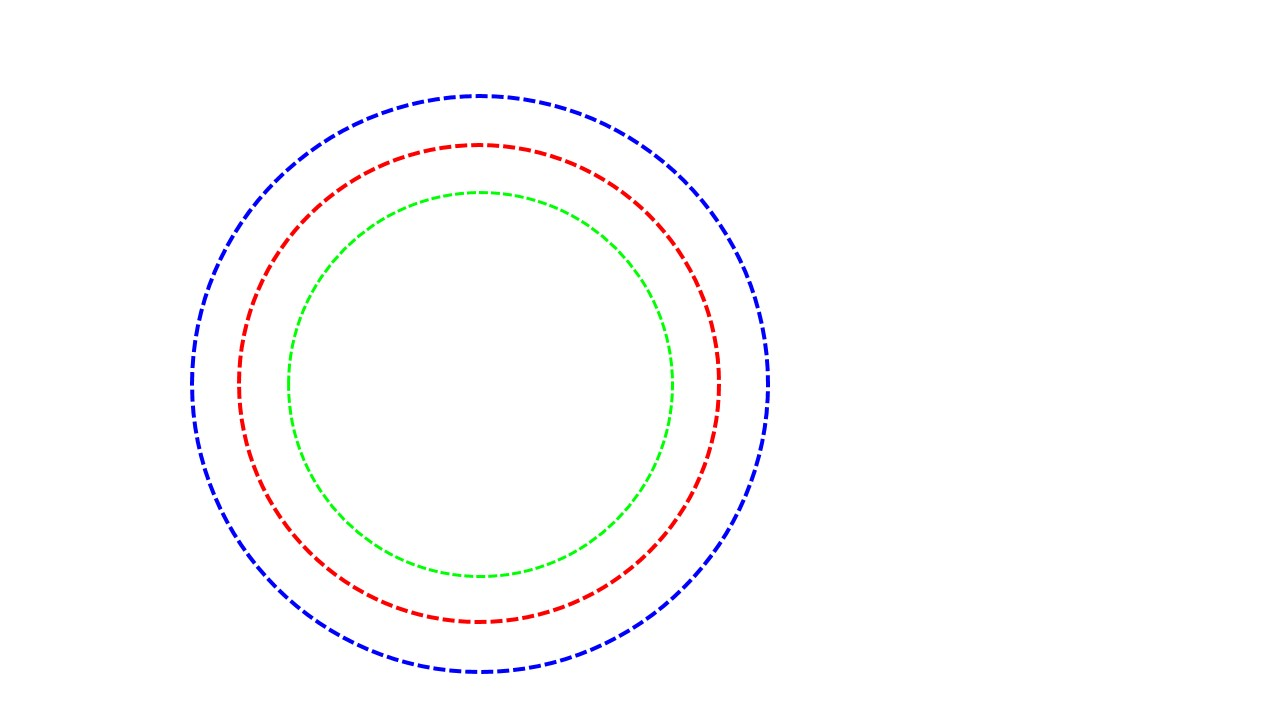
#> input picture CV_Labs/Lab_3_Circle_Edge_Detection/circles.jpg, 1280 x 720 px
$ jupyter execute Red_circle_detection.ipynb
#> lines starting #> are read from the running program, lines starting #| are printed output that depends on the picture; after the words box and inside, x2 and y2 are one past the last pixel; in counts of white or black regions, pixels touching at a corner belong together
[cell 1]
import cv2
from google.colab.patches import cv2_imshow
import matplotlib.pyplot as plt
import numpy as np
from scipy import ndimage
from numpy import random
from astropy.visualization import make_lupton_rgb

[cell 2]
img = cv2.imread('circles.jpg')
#> img is the input picture: shape (720, 1280, 3); mean B, G, R 252.6, 252.1, 252.4

[cell 3]
cv2_imshow(img)

[cell 4]
print(img.shape)
#| (720, 1280, 3)

# BGR 0 = Black(Least Intensity)  255 = White (Most Intensity)

# Just a Try1

[cell 5]
B = img[:,:,0]
G = img[:,:,1]
R = img[:,:,2]
print('BLUE')
cv2_imshow(B)
print('GREEN')
cv2_imshow(G)
print('RED')
cv2_imshow(R)

[cell 6]
kernel_blue = np.array([[1,0,0],[0,0,0],[0,0,0]])
kernel_blue

[cell 7]
kernel_blue = np.expand_dims(kernel_blue, axis=0)
kernel_blue.shape

[cell 8]
temp = ndimage.convolve(img,kernel_blue)
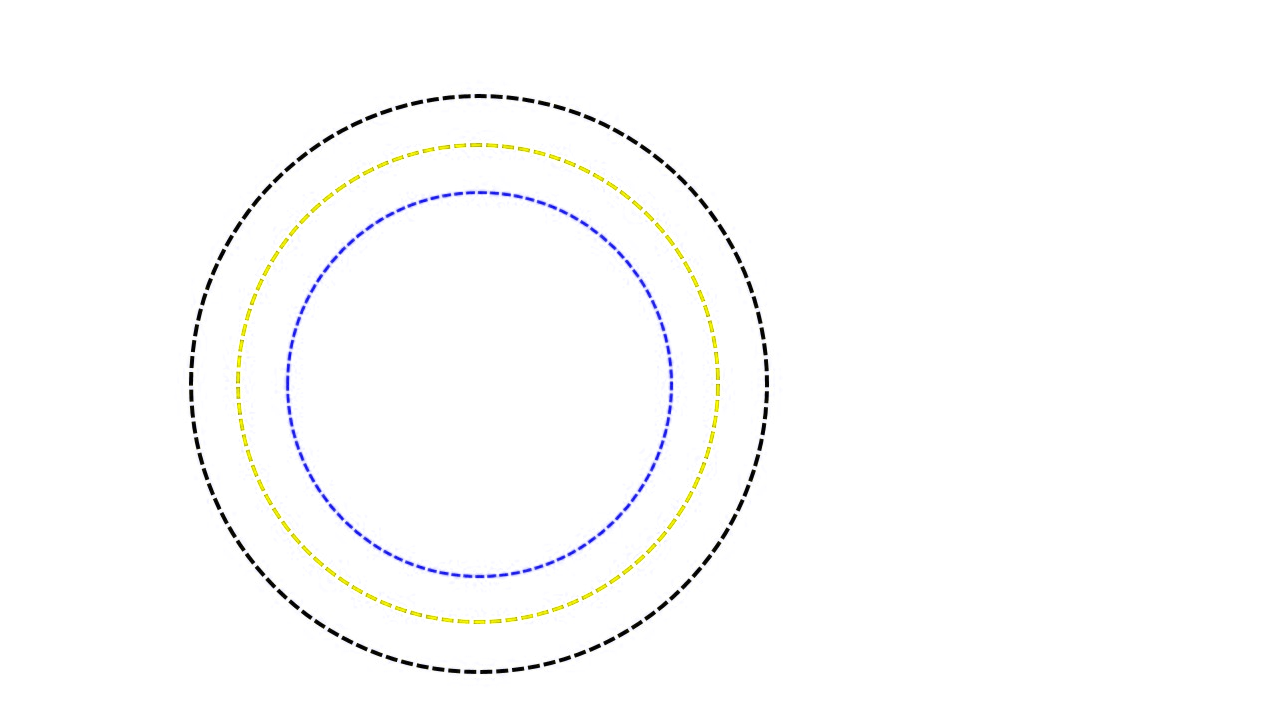
#> temp: shape (720, 1280, 3); mean B, G, R 252.1, 252.4, 252.4

[cell 9]
cv2_imshow(temp)

# Using Open CV DOC

[cell 10]
# Laterally invert the image / flip the image
img_new  = np.flip(img,axis=1)
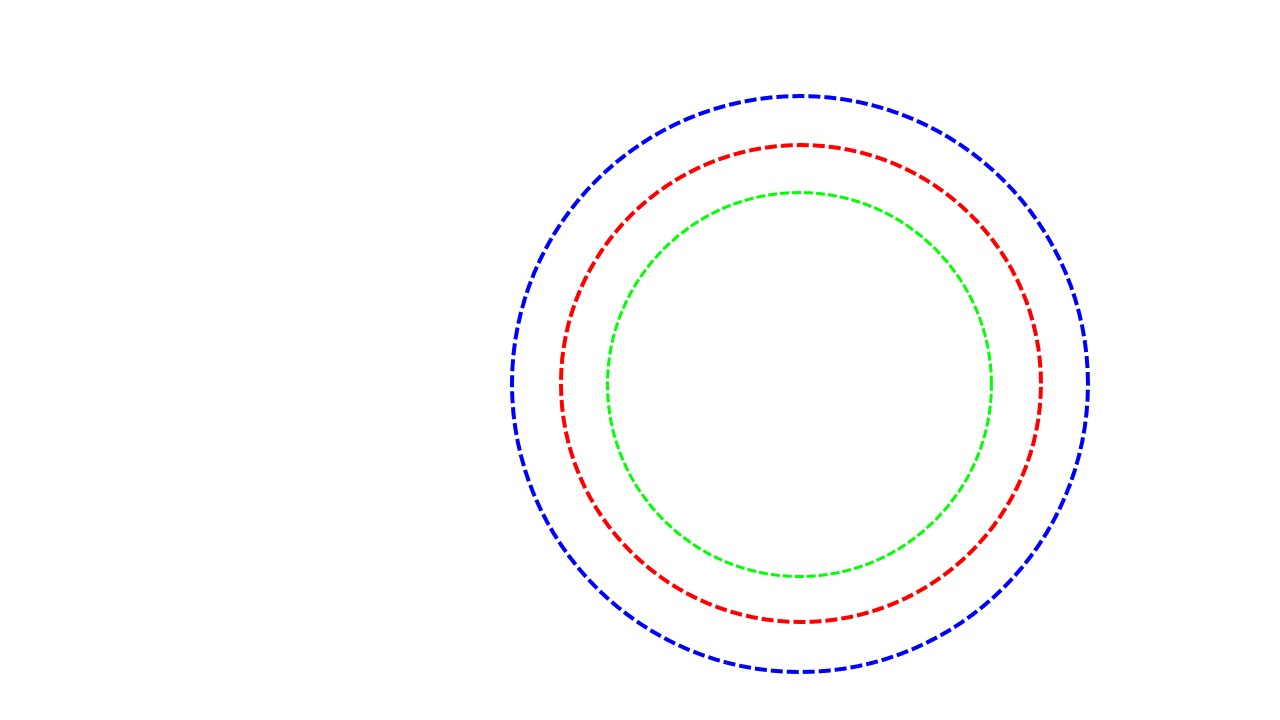
#> img_new: shape (720, 1280, 3); mean B, G, R 252.6, 252.1, 252.4

cv2_imshow(img_new)

    Hue : This channel encodes color information. Hue can be thought of an angle where 0 degree corresponds to the red color, 120 degrees corresponds to the green color, and 240 degrees corresponds to the blue color.

    Saturation : This channel encodes the intensity/purity of color. For example, pink is less saturated than red.

    Value : This channel encodes the brightness of color. Shading and gloss components of an image appear in this channel.

[cell 11]
# converting from BGR to HSV color space
hsv = cv2.cvtColor(img,cv2.COLOR_BGR2HSV)
#> hsv: shape (720, 1280, 3); mean H, S, V 10.2, 3.8, 254.5
cv2_imshow(hsv)

[cell 12]
hsv.shape
#> Out = (720, 1280, 3)

# Convert RED values to HSV for deciding threshold

[cell 13]
red_lower = np.uint8([[[10,0,0 ]]])
red_upper = np.uint8([[[255,0,0 ]]])
hsv_red_lower = cv2.cvtColor(red_lower,cv2.COLOR_BGR2HSV)
hsv_red_upper = cv2.cvtColor(red_upper,cv2.COLOR_BGR2HSV)
print(hsv_red_lower, hsv_red_upper)

[cell 14]
# Range for lower red
# This is HSV Range not BGR range
lower_red = np.array([0,120,70])
upper_red = np.array([10,255,255])
mask1 = cv2.inRange(hsv, lower_red, upper_red)
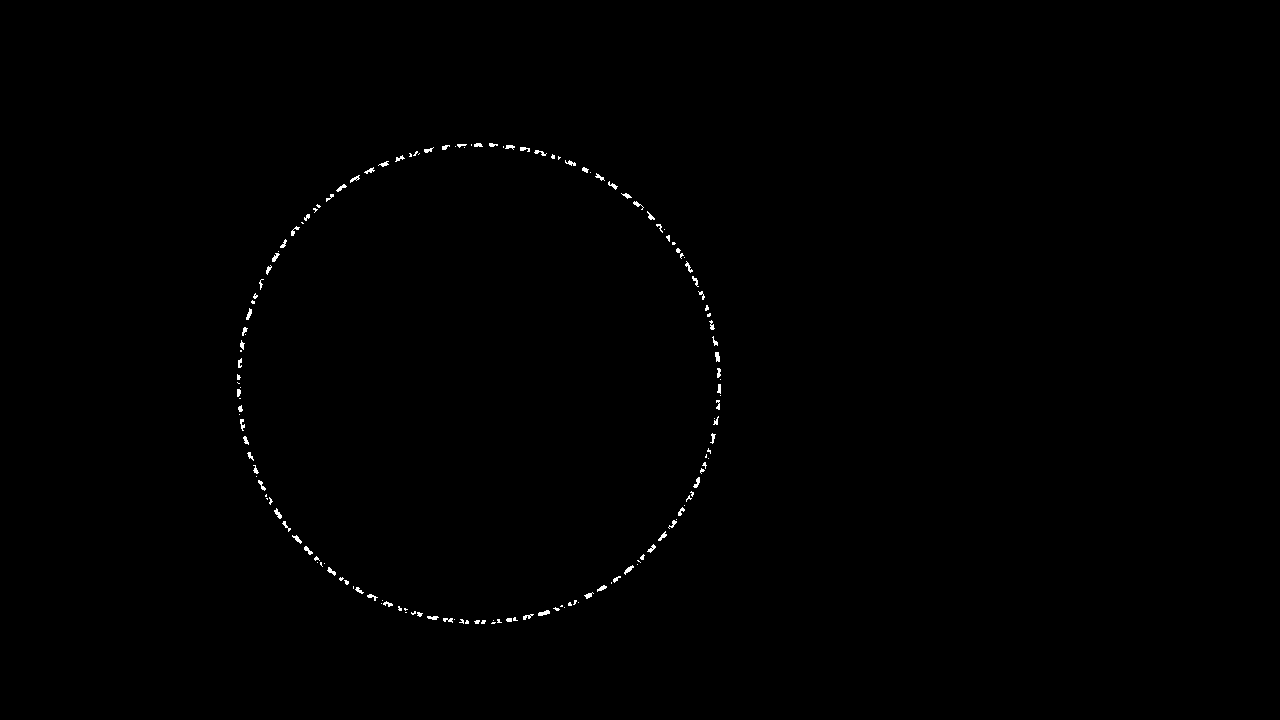
#> mask1: shape (720, 1280); 0.31% white in thin lines or dots, all inside (x1, y1, x2, y2) = (237, 143, 721, 624)
cv2_imshow(mask1)

[cell 15]
# Range for upper range
lower_red = np.array([170,120,70])
upper_red = np.array([180,255,255])
mask2 = cv2.inRange(hsv,lower_red,upper_red)
cv2_imshow(mask2)

[cell 16]
# Generating the final mask to detect red color
mask1 = mask1+mask2
#> mask1: shape (720, 1280); 0.48% white; 94 white regions, largest, box (x1, y1, x2, y2) and area: (242, 324, 248, 336) 50, (282, 521, 292, 532) 50, (303, 545, 313, 556) 50
cv2_imshow(mask1)

[cell 17]
mask1 = cv2.morphologyEx(mask1, cv2.MORPH_OPEN, np.ones((3,3),np.uint8))
#> mask1: shape (720, 1280); 0.46% white; 94 white regions, largest, box (x1, y1, x2, y2) and area: (242, 324, 248, 336) 50, (715, 352, 720, 364) 49, (243, 434, 249, 446) 49
mask1 = cv2.morphologyEx(mask1, cv2.MORPH_DILATE, np.ones((3,3),np.uint8))
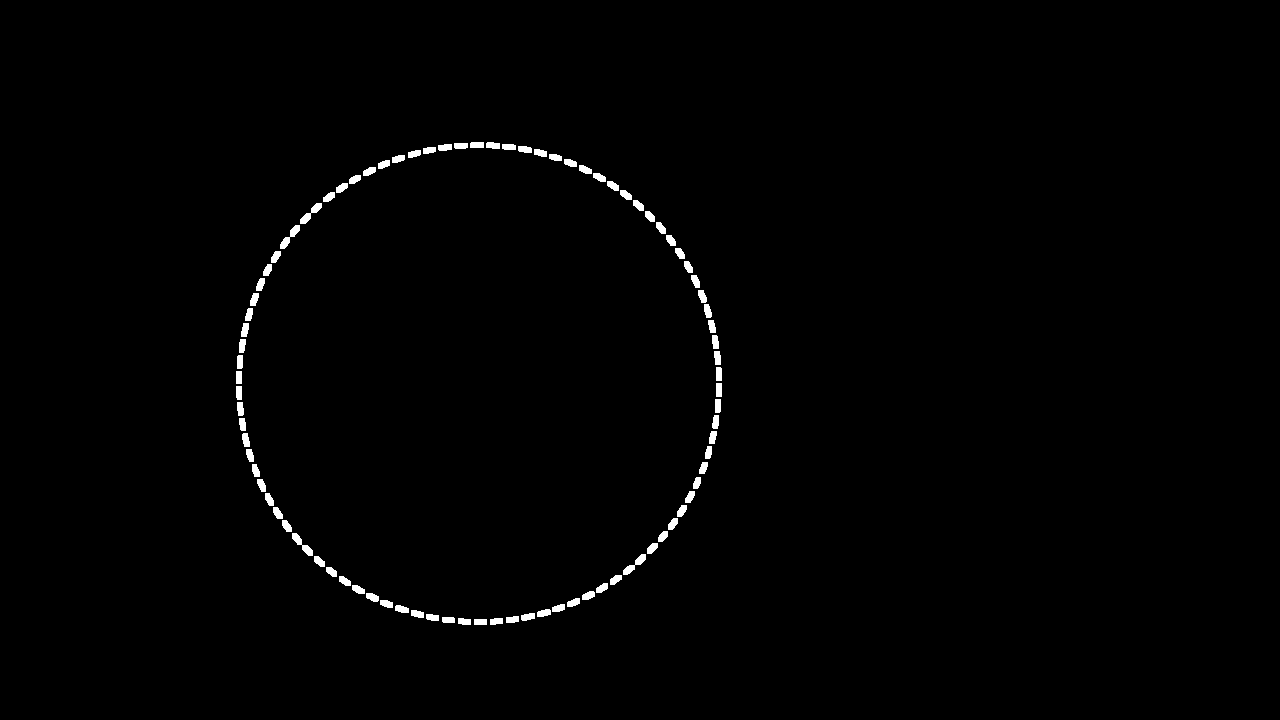
#> mask1: shape (720, 1280); 0.85% white; 90 white regions, largest, box (x1, y1, x2, y2) and area: (280, 225, 300, 249) 169, (292, 533, 313, 556) 168, (623, 554, 646, 575) 168
cv2_imshow(mask1)

#creating an inverted mask to segment out the cloth from the frame
mask2 = cv2.bitwise_not(mask1)
cv2_imshow(mask2)

#Segmenting the cloth out of the frame using bitwise and with the inverted mask
res1 = cv2.bitwise_and(img,img,mask=mask2)
